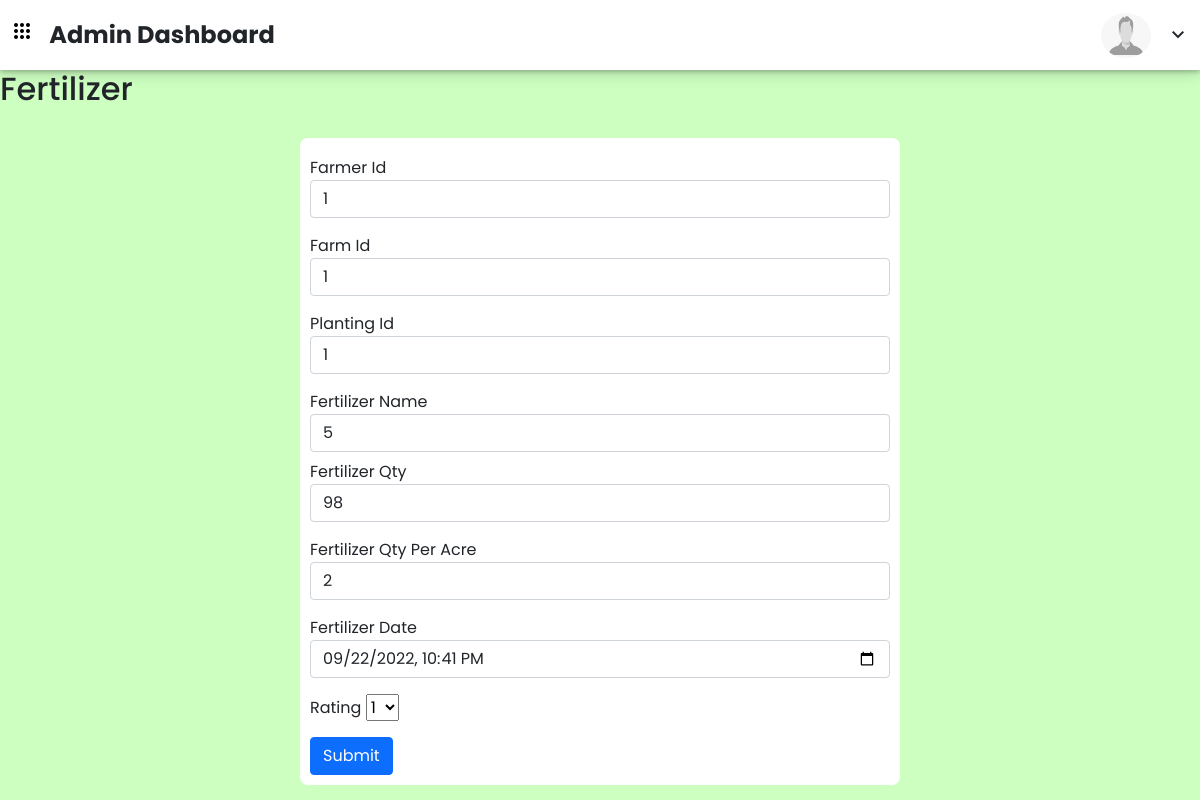
The page /fertilizer_edit/fertilizer_id=6 on the database as committed earlier.
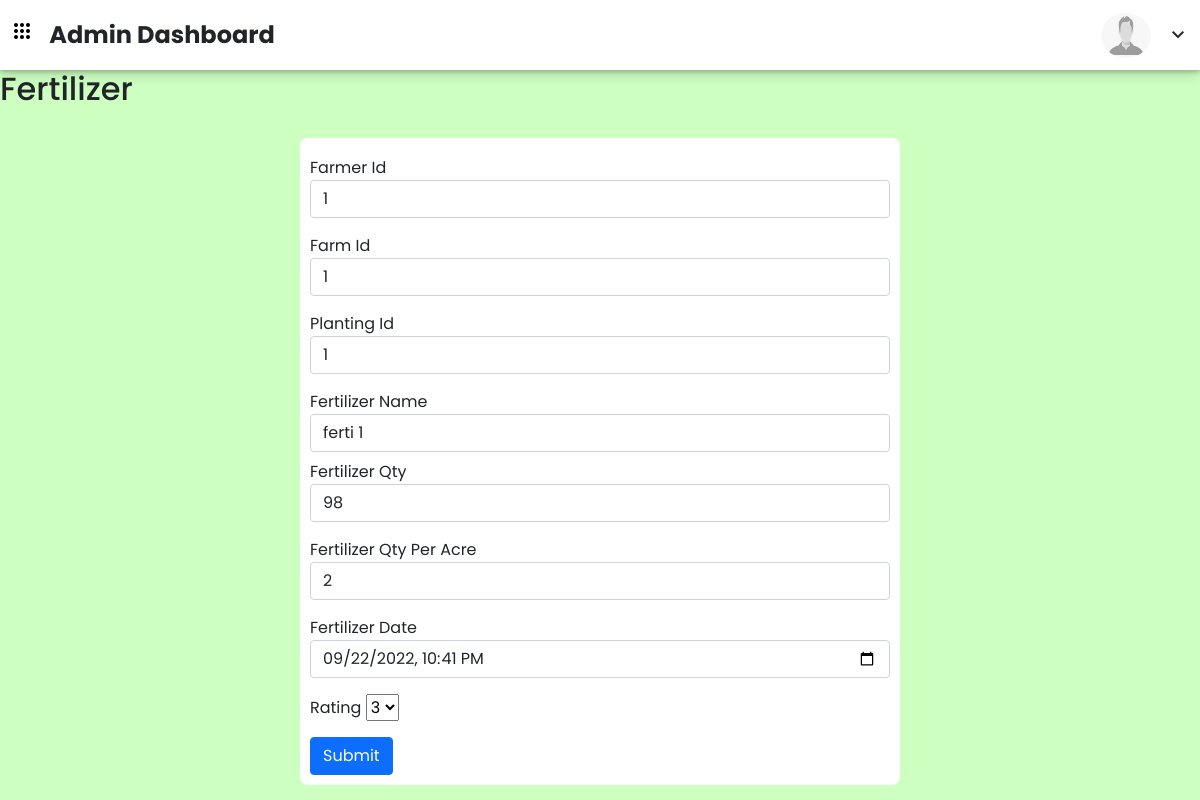
The same page on the database as committed later.
### adminaccess/models.py (models this page shows)
class Fertilizer(models.Model):
    farmer_id = models.ForeignKey(Farmer, on_delete=models.CASCADE)
    farm_id = models.ForeignKey(Farm_info, on_delete=models.CASCADE)
    planting_id = models.ForeignKey(Planting, on_delete=models.CASCADE)
    fertilizer_name = models.CharField(max_length=50)
    fertilizer_qty = models.CharField(max_length=50,blank=True, null=True)
    fertilizer_qty_per_acre = models.CharField(max_length=50,blank=True, null=True)
    fertilizer_date = models.DateTimeField(blank=True, null=True)
    fertilizer_days_from_planting = models.IntegerField(default=0,blank=True, null=True)
    rating = models.IntegerField(blank=True, null=True)
    create_date = models.DateTimeField(auto_now_add=True,blank=True, null=True)
    modified_date = models.DateTimeField(auto_now=True,blank=True, null=True)

class Farmer(models.Model):
    name = models.CharField(max_length=50)
    phone_number = models.IntegerField()
    address = models.TextField()
    aadhar_number = models.IntegerField(blank=True, null=True)
    family_members = models.IntegerField(blank=True, null=True)
    family_occupation = models.CharField(max_length=50, blank=True, null=True)
    is_access = models.BooleanField(default=False)
    create_date = models.DateTimeField(auto_now_add=True)
    modified_date = models.DateTimeField(auto_now=True)

class Farm_info(models.Model):
    farmer_id = models.ForeignKey(Farmer, on_delete=models.CASCADE)
    farm_nick_name = models.CharField(max_length=50, blank=True, null=True)
    farm_space = models.IntegerField(default=0)
    geo_location = models.CharField(max_length=50, blank=True, null=True)
    farm_village = models.CharField(max_length=50, blank=True, null=True)
    khata_no = models.CharField(max_length=50, blank=True, null=True)
    who_caretaker = models.CharField(max_length=50, blank=True, null=True)
    caretaker = models.CharField(max_length=50, blank=True, null=True)
    caretaker_phone_number = models.IntegerField(blank=True, null=True)
    soil_type = models.CharField(max_length=50, blank=True, null=True)
    water_source = models.CharField(max_length=50, blank=True, null=True)
    water_type = models.CharField(max_length=50, blank=True, null=True)
    water_season = models.CharField(max_length=50, blank=True, null=True)
    create_date = models.DateTimeField(auto_now_add=True)
    modified_date = models.DateTimeField(auto_now=True)

class Planting(models.Model):
    farmer_id = models.ForeignKey(Farmer, on_delete=models.CASCADE)
    farm_id = models.ForeignKey(Farm_info, on_delete=models.CASCADE)
    planting_time = models.DateTimeField(max_length=50, blank=True, null=True)
    plant = models.CharField(max_length=50,blank=True, null=True)
    plant_type = models.CharField(max_length=50,blank=True, null=True)
    planting_area = models.CharField(max_length=50,blank=True, null=True)
    create_date = models.DateTimeField(auto_now_add=True,blank=True, null=True)
    modified_date = models.DateTimeField(auto_now=True,blank=True, null=True)

### adminaccess/views.py (the view, shortened to what this page needs)
# urls.py: path('fertilizer_edit/fertilizer_id=<int:fertilizer_id>', views.fertilizer_edit, name="fertilizer_edit"),
def fertilizer_edit(request, fertilizer_id):
    fertilizer = Fertilizer.objects.get(id=fertilizer_id)
    fertilizers = Fertilizer.objects.filter(id=fertilizer_id)
    return render(request, 'form_edit/fertilizer_edit.html', {'fertilizers':fertilizers})

### templates/form_edit/fertilizer_edit.html (shortened to what this page needs)
{% extends 'dashboard/basic.html' %}
{% block body %}
{% load static %}
<h2>Fertilizer</h2>
<div class="container create_user_form">
    <form method="post" id="loginid">
        {% for f in fertilizers %}
        <div class="form-group mt-2">
            <label for="id_farmer_id">Farmer Id</label>
            <input type="number" value="{{f.farmer_id.id}}" class="form-control" id="id_farmer_id" name="farmer_id"
                placeholder="Farmer Id" required>
        </div>
        <div class="form-group mt-3">
            <label for="id_farm_id">Farm Id</label>
            <input type="number" value="{{f.farm_id.id}}" class="form-control" id="id_farm_id" name="farm_id"
                placeholder="Farm Id" required>
        </div>
        <div class="form-group mt-3">
            <label for="id_planting_id">Planting Id</label>
            <input type="number" value="{{f.planting_id.id}}" class="form-control" id="id_planting_id"
                name="planting_id" placeholder="Planting Id" required>
        </div>
        <div class="form-group mt-3">
            <label for="id_fertilizer_name">Fertilizer Name</label>
            <input type="text" value="{{f.fertilizer_name}}" class="form-control" id="id_fertilizer_name"
                name="fertilizer_name" placeholder="Fertilizer Name" required>
        </div>
        <div class="form-group mt-2">
            <label for="id_fertilizer_qty">Fertilizer Qty</label>
            <input type="text" value="{{f.fertilizer_qty}}" class="form-control" id="id_fertilizer_qty"
                name="fertilizer_qty" placeholder="Fertilizer Qty" required>
        </div>
        <div class="form-group mt-3">
            <label for="id_fertilizer_qty_per_acre">Fertilizer Qty Per Acre</label>
            <input type="text" value="{{f.fertilizer_qty_per_acre}}" class="form-control"
                id="id_fertilizer_qty_per_acre" name="fertilizer_qty_per_acre" placeholder="Fertilizer Qty Per Acre">
        </div>
        <div class="form-group mt-3">
            <label for="id_fertilizer_date">Fertilizer Date</label>
            <input type="datetime-local" value="{{f.fertilizer_date|date:'Y-m-d H:i'}}" class="form-control"
                id="id_fertilizer_date" name="fertilizer_date" placeholder="Fertilizer Date">
        </div>
        <div class="form-group mt-3">
            <label for="id_rating">Rating</label>
            <select name="fertilizer_name" id="pet-select">
                {% if f.rating != 1 %}<option value="1">1</option>{% endif %}
                {% if f.rating == 3 %}<option value="3" selected>3</option>{% endif %}
            </select>
        </div>
        <button type="submit" class="btn btn-primary mt-3" form="loginid">Submit</button>
        {% endfor %}
    </form>
</div>
{% endblock %}

Rows that differ between the two databases and show on the page:
changed Fertilizer: fertilizer_name "5" → "ferti 1"; fertilizer_name "1" → "3"
